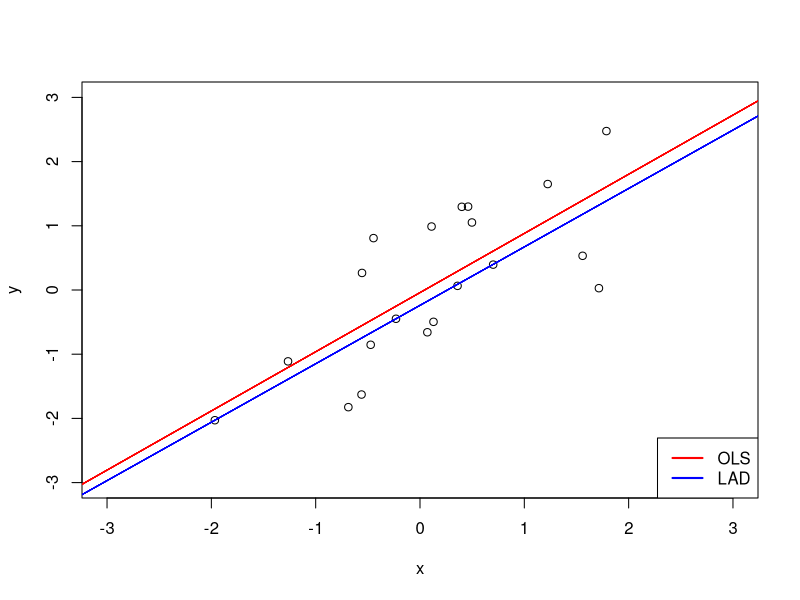

Write R code to recreate this figure.
library(quantreg)
set.seed(123)
x = rnorm(20)
y = x + rnorm(20)

windows()
plot(x, y, xlim = c(-3, 3), ylim = c(-3, 3))
reg = lm(y ~ x)
abline(reg, col = "red")
qreg = rq(y ~ x)
abline(qreg, col = "blue")
legend("bottomright", legend = c("OLS", "LAD"),
       lwd = 2, col = c("red", "blue"))

for(i in 1:10)
{
    pt = locator(n = 1, type = "p")
    x = c(x, pt$x)
    y = c(y, pt$y)
    
    # plot(x, y, xlim = c(-3, 3), ylim = c(-3, 3))
    reg = lm(y ~ x)
    abline(reg, col = "red")
    qreg = rq(y ~ x)
    abline(qreg, col = "blue")
    # legend("bottomright", legend = c("OLS", "LAD"),
    #    lwd = 2, col = c("red", "blue"))
}
